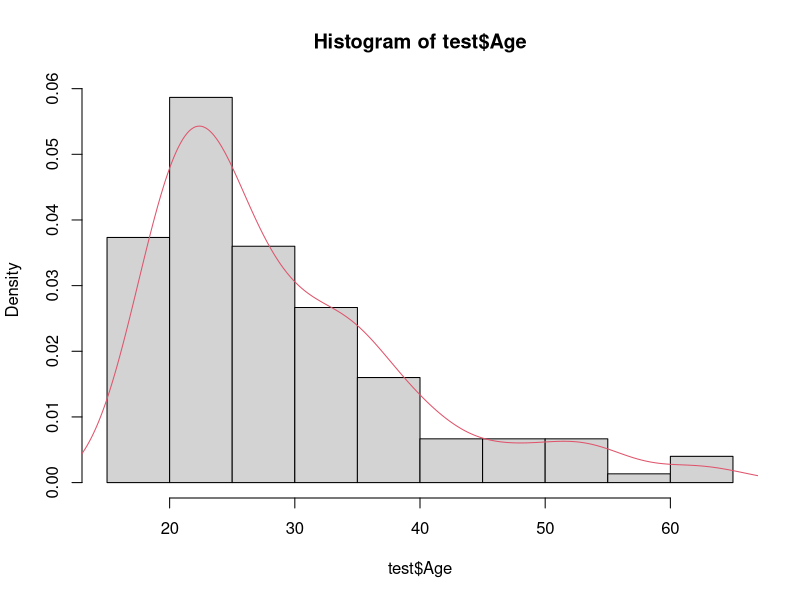
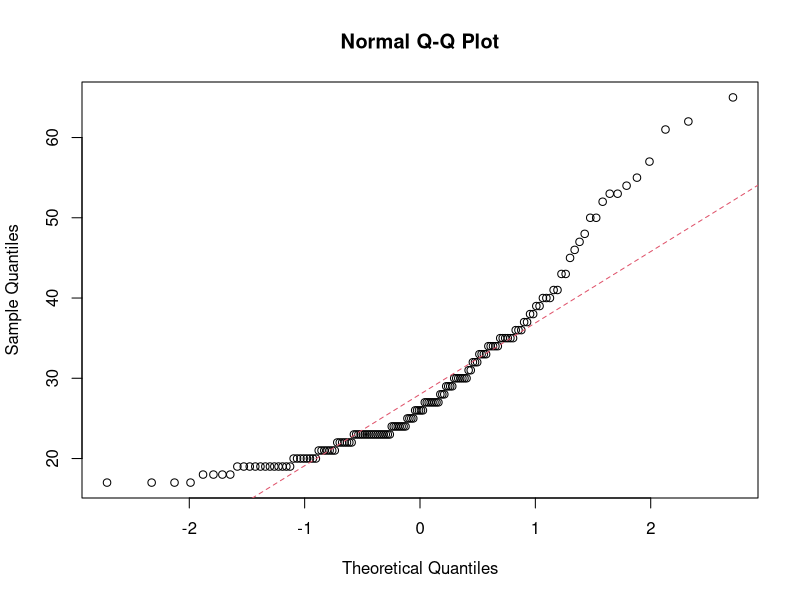
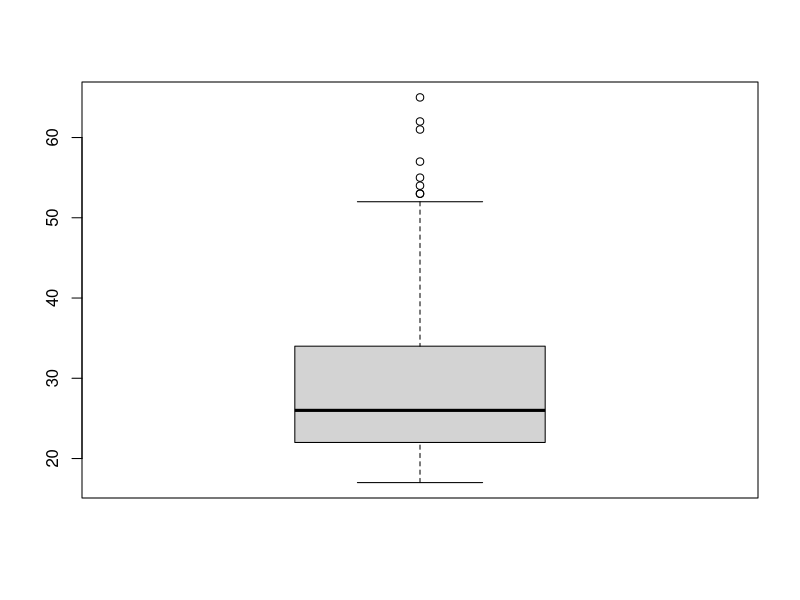
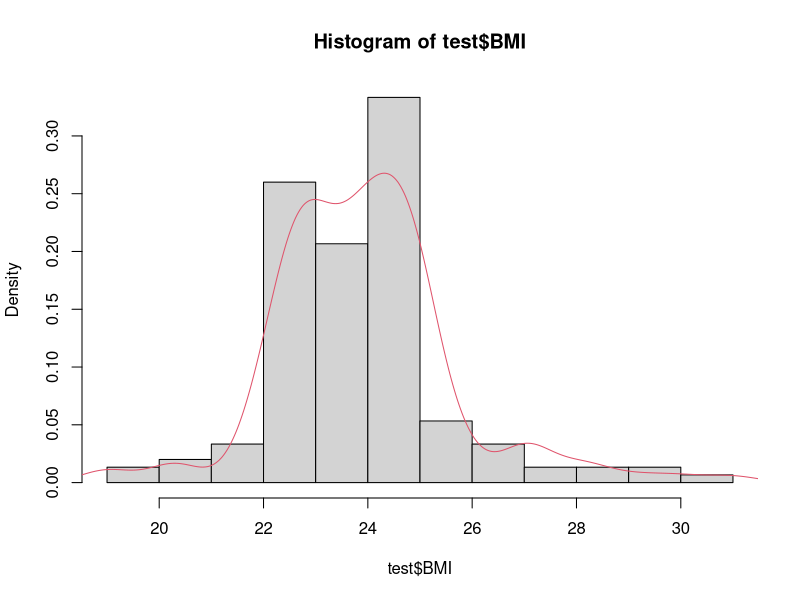
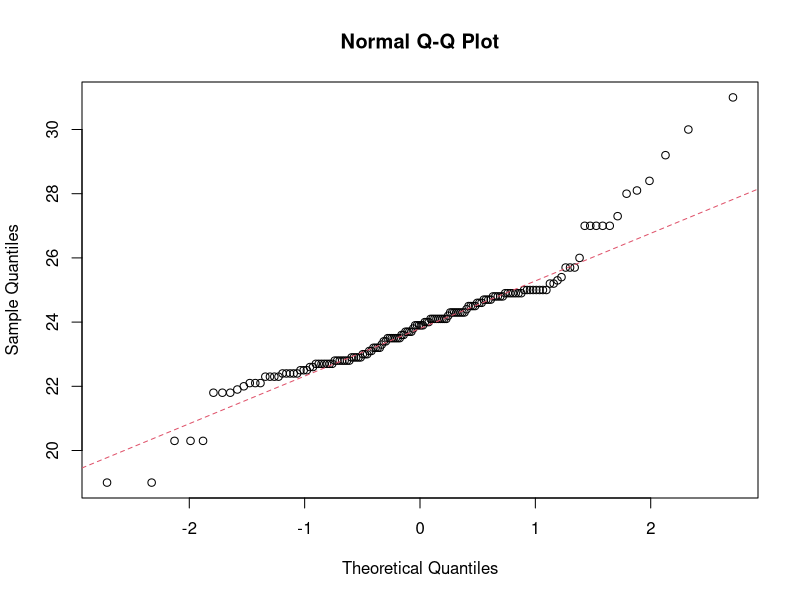
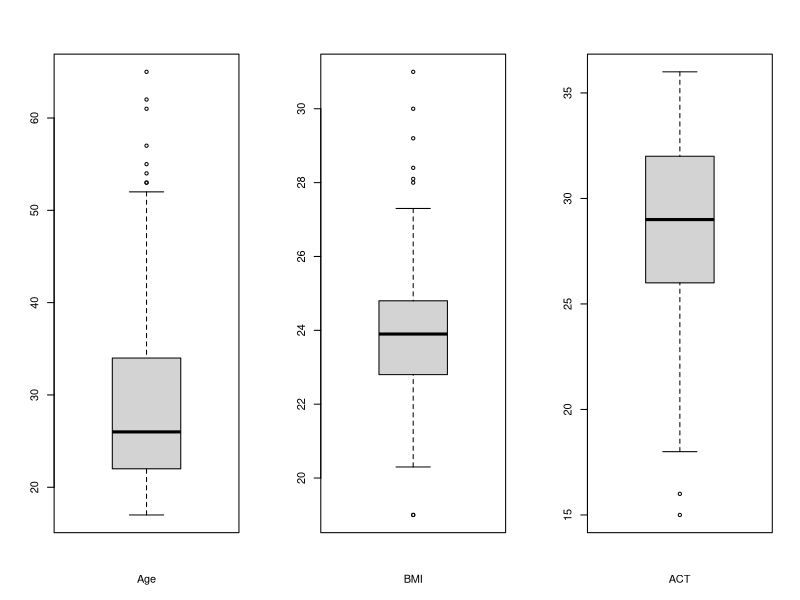
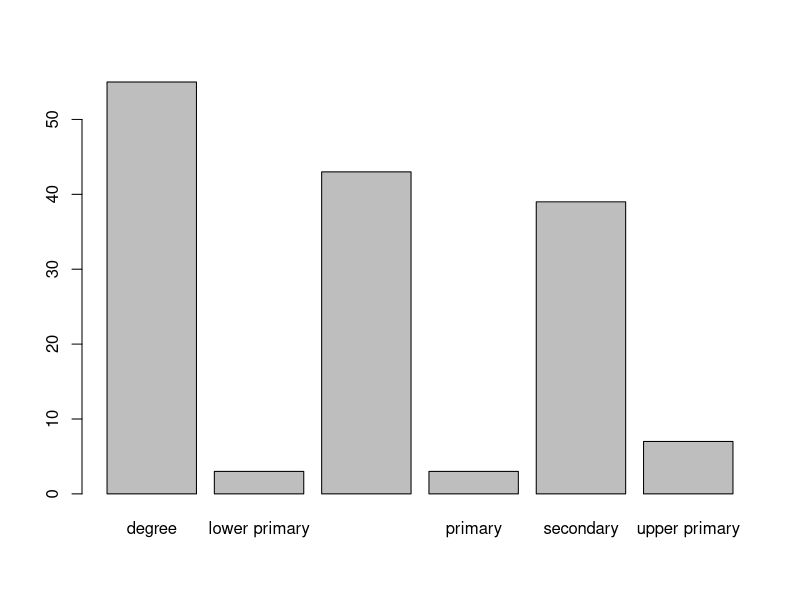
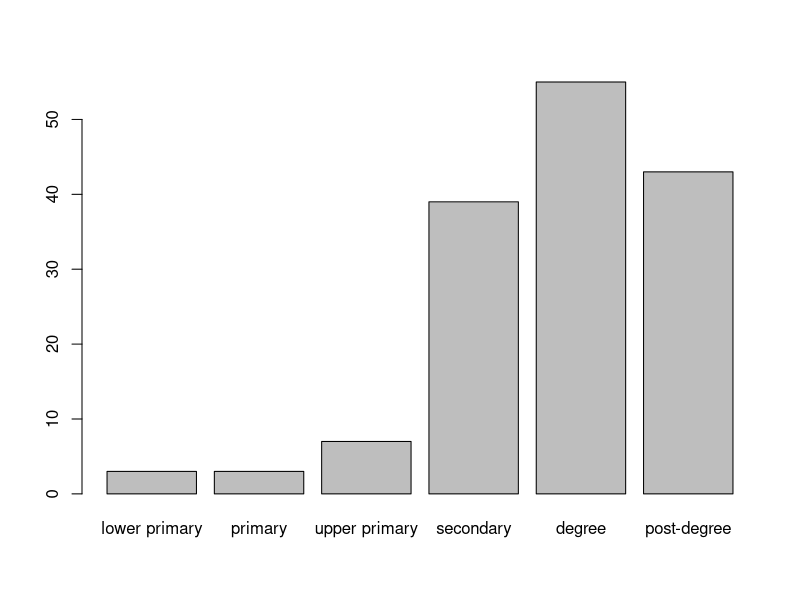

Write R code to recreate these figures, in order.
## ---- chunk 1
# we set the Work Directory
setwd("/Users/Paolo/Dropbox/Dottorato_Neurosciences/2020_2021")
# import the test.csv file
test<-read.csv("test.csv",sep=";",header=T,dec=",")
head(test) #the first 6 rows
str(test)
summary(test)
## ---- chunk 2
# A histogram with the density plot
summary(test$Age)
hist(test$Age,prob=T)
lines(density(test$Age),col=2)
## ---- chunk 3
qqnorm(test$Age)
qqline(test$Age,col=2,lty=2)
## ---- chunk 4
boxplot(test$Age)
## ---- chunk 5
# A histogram with the density plot
summary(test$BMI)
hist(test$BMI,prob=T)
lines(density(test$BMI),col=2)
## ---- chunk 6
qqnorm(test$BMI)
qqline(test$BMI,col=2,lty=2)
## ---- chunk 7
par(mfrow=c(1,3)) # 1  row 3 cols
boxplot(test$Age,xlab="Age")
boxplot(test$BMI,xlab="BMI")
boxplot(test$ACT,xlab="ACT")
par(mfrow=c(1,1))
## ---- chunk 8
# A barplot with the frequency
barplot(table(test$Education))
## ---- chunk 9
#here the levels
levels(test$Education)
test$Education<-factor(test$Education,levels=
c("lower primary","primary","upper primary",
"secondary","degree","post-degree"),ordered =TRUE)
plot(test$Education) # here is ordered
## ---- chunk 10
pie(table(test$Education))
## ---- chunk 11
table(test$Education)
#or a relative frequency table with the function prop.table()
prop.table(table(test$Education))
## ---- chunk 12
is(test$Stress)
test$Stress<-factor(test$Stress)
table(test$Stress)
#or a relative frequency table with the function prop.table()
prop.table(table(test$Stress))
# the same for the variable social 
test$Social<-factor(test$Social)
## ---- chunk 13
#ACT vs Gender and Education
boxplot(test$ACT~test$Gender)
#change colour with col argument and labels
boxplot(test$ACT~test$Gender,col=c("red","green"),ylab="ACT",xlab="Gender")
boxplot(test$ACT~test$Education,ylab="ACT",xlab="Education")
boxplot(test$ACT~test$Stress,ylab="ACT",xlab="Stress")
boxplot(test$ACT~test$Social,ylab="ACT",xlab="Social")

#all the plot in a unique figure
par(mfrow=c(2,2))
boxplot(test$ACT~test$Gender,col=c("red","green"),ylab="ACT",xlab="Gender")
boxplot(test$ACT~test$Education,ylab="ACT",xlab="Education")
boxplot(test$ACT~test$Stress,ylab="ACT",xlab="Stress")
boxplot(test$ACT~test$Social,ylab="ACT",xlab="Social")
par(mfrow=c(1,1))
## ---- chunk 14
#SATV vs Gender and Education, Stress and Social
boxplot(test$SATV~test$Gender,col=c("red","green"),ylab="SATV",xlab="Gender")
boxplot(test$SATV~test$Education,ylab="SATV",xlab="Education")
boxplot(test$SATV~test$Stress,ylab="SATV",xlab="Stress")
boxplot(test$SATV~test$Social,ylab="SATV",xlab="Social")
## ---- chunk 15
#SATQ vs Gender and Education, Stress and Social
boxplot(test$SATQ~test$Gender,col=c("red","green"),ylab="SATQ",xlab="Gender")
boxplot(test$SATQ~test$Education,ylab="SATQ",xlab="Education")
boxplot(test$SATQ~test$Stress,ylab="SATQ",xlab="Stress")
boxplot(test$SATQ~test$Social,ylab="SATQ",xlab="Social")
## ---- chunk 16
#ACT vs Age
plot(test$Age,test$ACT)
## ---- chunk 17
#ACT vs Age
plot(test$Age,test$ACT,pch=16,col="green",xlab="Age",ylab="ACT")
## ---- chunk 18
cor(test$Age,test$ACT) # pearson
cor(test$Age,test$ACT,method="spearman") # spearman
plot(test$BMI,test$ACT)
cor(test$BMI,test$ACT,method="spearman") # spearman
## ---- chunk 19
par(mfrow=c(1,2))
plot(test$Age,test$SATV)
plot(test$BMI,test$SATV)
par(mfrow=c(1,1))
## ---- chunk 20
par(mfrow=c(1,2))
plot(test$Age,test$SATQ)
plot(test$BMI,test$SATQ)
par(mfrow=c(1,1))
## ---- chunk 21
plot(test[,c("ACT","SATV","SATQ")])
cor(test[,c("ACT","SATV","SATQ")])
cor(test[,c("ACT","SATV","SATQ")],method="spearman")
